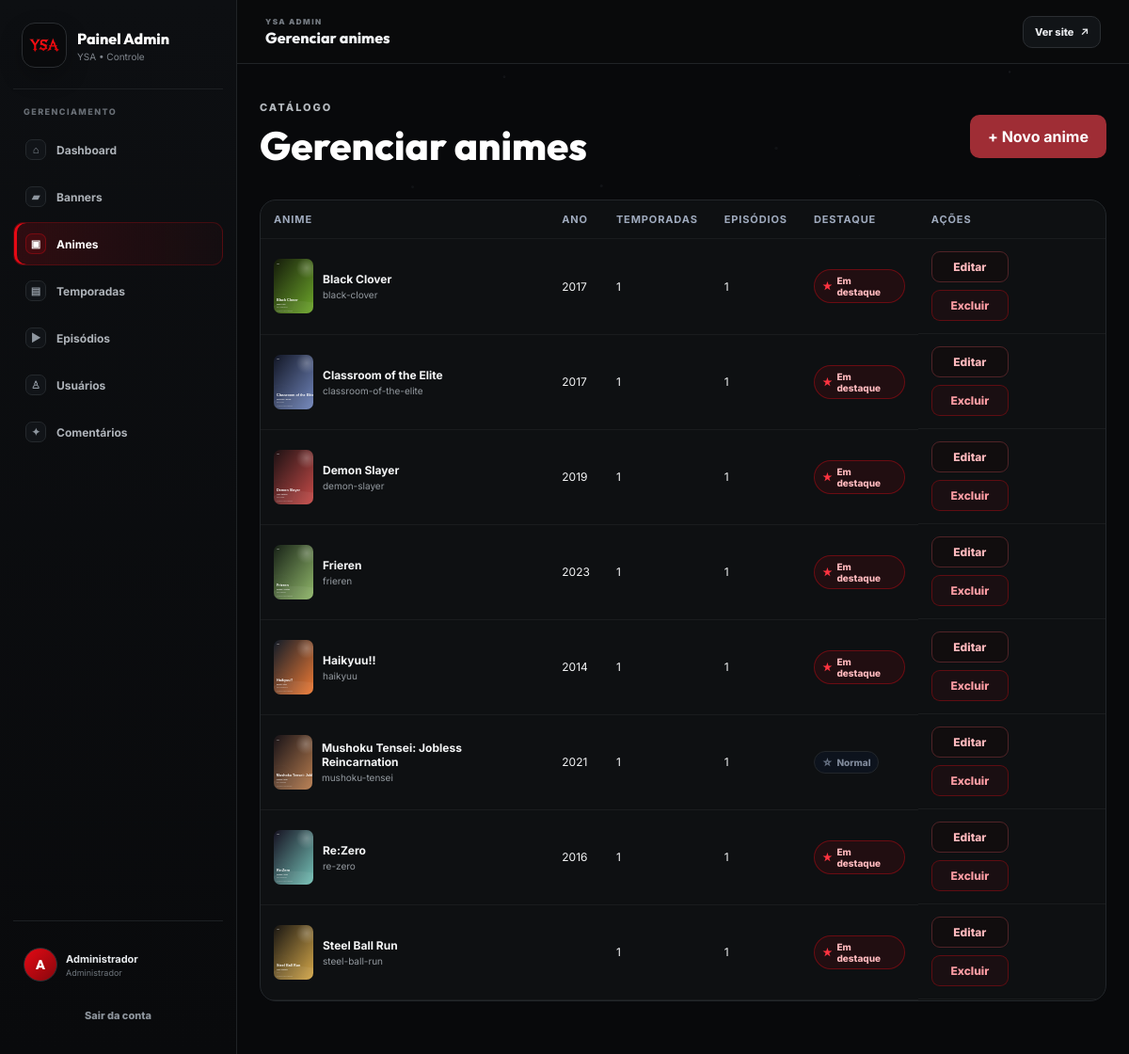
Page /admin/animes.php (signed in) on the committed database.
### tables this page shows
CREATE TABLE usuarios (
    id INT UNSIGNED AUTO_INCREMENT PRIMARY KEY,
    nome VARCHAR(80) NOT NULL,
    email VARCHAR(160) NOT NULL UNIQUE,
    senha VARCHAR(255) NOT NULL,
    senha_criptografada TEXT NULL,
    tipo ENUM('user','admin') NOT NULL DEFAULT 'user',
    criado_em DATETIME NOT NULL DEFAULT CURRENT_TIMESTAMP,
    atualizado_em DATETIME NOT NULL DEFAULT CURRENT_TIMESTAMP ON UPDATE CURRENT_TIMESTAMP,
    foto_perfil VARCHAR(500) NULL,
    INDEX idx_usuario_tipo (tipo)
);

CREATE TABLE animes (
    id INT UNSIGNED AUTO_INCREMENT PRIMARY KEY,
    titulo VARCHAR(180) NOT NULL,
    slug VARCHAR(180) NOT NULL UNIQUE,
    tipo VARCHAR(40) NOT NULL DEFAULT 'Série',
    ano SMALLINT NULL,
    generos VARCHAR(255) NOT NULL,
    estudio VARCHAR(120) NOT NULL,
    sinopse TEXT NULL,
    poster VARCHAR(500) NOT NULL,
    destaque TINYINT(1) NOT NULL DEFAULT 0,
    criado_em DATETIME NOT NULL DEFAULT CURRENT_TIMESTAMP,
    atualizado_em DATETIME NOT NULL DEFAULT CURRENT_TIMESTAMP ON UPDATE CURRENT_TIMESTAMP,
    INDEX idx_anime_destaque (destaque)
);

### includes/database.php (called while the page is built, shortened)
<?php
function db(): PDO
{
    static $pdo = null;
    if ($pdo instanceof PDO) return $pdo;
    $dsn = 'mysql:host=' . DB_HOST . ';port=' . DB_PORT . ';dbname=' . DB_NAME . ';charset=' . DB_CHARSET;
    $pdo = new PDO($dsn, DB_USER, DB_PASS, [
        PDO::ATTR_ERRMODE => PDO::ERRMODE_EXCEPTION,
        PDO::ATTR_DEFAULT_FETCH_MODE => PDO::FETCH_ASSOC,
        PDO::ATTR_EMULATE_PREPARES => false,
    ]);
    return $pdo;
}

### admin/animes.php (the view, shortened to what this page needs)
<?php
require __DIR__.'/../includes/bootstrap.php'; require_admin();
$animes=all_animes(); $pageTitle='Gerenciar animes'; require __DIR__.'/../includes/admin_header.php';
?>
<main class="section container admin-page"><div class="admin-top"><div><span class="section-kicker">CATÁLOGO</span><h1>Gerenciar animes</h1></div><a class="btn btn-primary" href="<?= e(url('admin/anime-form.php')) ?>">+ Novo anime</a></div>
<div class="table-wrap"><table><thead><tr><th>Anime</th><th>Ano</th><th>Temporadas</th><th>Episódios</th><th>Destaque</th><th>Ações</th></tr></thead><tbody><?php foreach($animes as $a): ?><tr><td><div class="table-title"><img src="<?= e(url($a['poster'])) ?>" alt=""><div><strong><?= e($a['titulo']) ?></strong><small><?= e($a['slug']) ?></small></div></div></td><td><?= e((string)$a['ano']) ?></td><td><?= (int)$a['total_temporadas'] ?></td><td><?= (int)$a['total_episodios'] ?></td><td><span class="featured-status <?= $a['destaque']?'on':'off' ?>"><?= $a['destaque']?'Em destaque':'Normal' ?></span></td><td class="actions"><div class="action-buttons"><a class="btn-action edit" href="<?= e(url('admin/anime-form.php?id='.(int)$a['id'])) ?>">Editar</a><form class="action-inline" method="post"><input type="hidden" name="csrf" value="<?= e(csrf_token()) ?>"><input type="hidden" name="delete_id" value="<?= (int)$a['id'] ?>"><button class="btn-action delete" data-delete-label="este anime e todos os dados vinculados" type="submit">Excluir</button></form></div></td></tr><?php endforeach; ?></tbody></table></div></main>
<?php require __DIR__.'/../includes/admin_footer.php'; ?>

### includes/admin_header.php (shortened to what this page needs)
<?php
$pageTitle = $pageTitle ?? 'Painel administrativo';
$user = current_user();
$currentAdminPage = basename($_SERVER['PHP_SELF'] ?? 'index.php');
?>
<!DOCTYPE html>
<html lang="pt-BR" data-base-url="<?= e(rtrim(BASE_URL, '/')) ?>">
<head>
    <link rel="stylesheet" href="<?= e(url('assets/css/style.css')) ?>?v=20261003-banner">
</head>
<body class="admin-body">
<div class="admin-app" id="adminApp">
    <aside class="admin-sidebar" id="adminSidebar">
        <div class="admin-brand">
            <a href="<?= e(url()) ?>" class="admin-brand-logo" title="Voltar ao site">
                <img src="<?= e(url('assets/img/logo-ysa.png')) ?>" alt="YSA — Your Secrect Archive">
            </a>
            <div class="admin-brand-copy">
                <strong>Painel Admin</strong>
                <span>YSA • Controle</span>
            </div>
        </div>
        <nav class="admin-nav" aria-label="Navegação administrativa">
            <span class="admin-nav-label">GERENCIAMENTO</span>
            <a class="admin-nav-link <?= $currentAdminPage==='index.php'?'active':'' ?>" href="<?= e(url('admin/index.php')) ?>"><span class="admin-nav-icon">⌂</span>Dashboard</a>
            <a class="admin-nav-link <?= in_array($currentAdminPage,['banners.php','banner-form.php'],true)?'active':'' ?>" href="<?= e(url('admin/banners.php')) ?>"><span class="admin-nav-icon">▰</span>Banners</a>
            <a class="admin-nav-link <?= in_array($currentAdminPage,['animes.php','anime-form.php'],true)?'active':'' ?>" href="<?= e(url('admin/animes.php')) ?>"><span class="admin-nav-icon">▣</span>Animes</a>
            <a class="admin-nav-link <?= in_array($currentAdminPage,['temporadas.php','temporada-form.php'],true)?'active':'' ?>" href="<?= e(url('admin/temporadas.php')) ?>"><span class="admin-nav-icon">▤</span>Temporadas</a>
            <a class="admin-nav-link <?= in_array($currentAdminPage,['episodios.php','episodio-form.php'],true)?'active':'' ?>" href="<?= e(url('admin/episodios.php')) ?>"><span class="admin-nav-icon">▶</span>Episódios</a>
            <a class="admin-nav-link <?= $currentAdminPage==='usuarios.php'?'active':'' ?>" href="<?= e(url('admin/usuarios.php')) ?>"><span class="admin-nav-icon">♙</span>Usuários</a>
            <a class="admin-nav-link <?= $currentAdminPage==='comentarios.php'?'active':'' ?>" href="<?= e(url('admin/comentarios.php')) ?>"><span class="admin-nav-icon">✦</span>Comentários</a>
        </nav>
        <div class="admin-sidebar-bottom">
            <div class="admin-user-mini">
                <?= avatar_html($user['photo'] ?? null, $user['name'] ?? 'Admin', 'admin-mini-avatar') ?>
                <div><strong><?= e($user['name'] ?? 'Administrador') ?></strong><small>Administrador</small></div>
            </div>
            <a class="admin-logout" href="<?= e(url('logout.php')) ?>">Sair da conta</a>
        </div>
    </aside>
    <section class="admin-workspace">
        <header class="admin-topbar">
            <div class="admin-topbar-left">
                <div>
                    <span class="admin-topbar-kicker">YSA ADMIN</span>
                    <strong><?= e($pageTitle) ?></strong>
                </div>
            </div>
            <a class="admin-view-site" href="<?= e(url()) ?>">Ver site <span>↗</span></a>
        </header>

### includes/functions.php (shortened to what this page needs)
<?php
require_once __DIR__ . '/database.php';
function e(?string $value): string { return htmlspecialchars((string)$value, ENT_QUOTES, 'UTF-8'); }
function url(string $path = ''): string {
    $base = rtrim(BASE_URL, '/');
    if ($path === '') return $base . '/';
    $path = str_replace('\\', '/', $path);
    return $base . '/' . ltrim($path, '/');
}
function current_user(): ?array { return $_SESSION['user'] ?? null; }
function is_admin(): bool {
    $u = current_user();
    $stmt = db()->prepare('SELECT id, nome, email, tipo, foto_perfil FROM usuarios WHERE id = ? LIMIT 1');
    $stmt->execute([(int)$u['id']]);
    $found = $stmt->fetch();
    return $found['tipo'] === 'admin';
}
function require_admin(): void {
    if (!is_admin()) { flash('error', 'Acesso restrito ao administrador.'); redirect('pages/login.php'); }
}
function all_animes(): array {
    $sql = "SELECT a.*, COUNT(e.id) total_episodios, COUNT(DISTINCT t.id) total_temporadas
            FROM animes a
            LEFT JOIN temporadas t ON t.anime_id=a.id
            LEFT JOIN episodios e ON e.temporada_id=t.id
            GROUP BY a.id
            ORDER BY a.titulo ASC";
    return db()->query($sql)->fetchAll();
}
function avatar_html(?string $photo, string $name, string $class = 'avatar'): string {
    $photo = trim((string)$photo);
    $initial = e(strtoupper(mb_substr($name, 0, 1, 'UTF-8')));
    return '<div class="' . e($class) . ' avatar-fallback" aria-hidden="true">' . $initial . '</div>';
}

### rows in the picture
usuarios: nome "A", nome "Administrador"
animes: poster (picture), titulo "Black Clover", slug "black-clover", ano "2017", total_temporadas "1", total_episodios "1", destaque "Em destaque"
animes: poster (picture), titulo "Classroom of the Elite", slug "classroom-of-the-elite", ano "2017", total_temporadas "1", total_episodios "1", destaque "Em destaque"
animes: poster (picture), titulo "Demon Slayer", slug "demon-slayer", ano "2019", total_temporadas "1", total_episodios "1", destaque "Em destaque"
animes: poster (picture), titulo "Frieren", slug "frieren", ano "2023", total_temporadas "1", total_episodios "1", destaque "Em destaque"
animes: poster (picture), titulo "Haikyuu!!", slug "haikyuu", ano "2014", total_temporadas "1", total_episodios "1", destaque "Em destaque"
animes: poster (picture), titulo "Mushoku Tensei: Jobless Reincarnation", slug "mushoku-tensei", ano "2021", total_temporadas "1", total_episodios "1", destaque "Normal"
animes: poster (picture), titulo "Re:Zero", slug "re-zero", ano "2016", total_temporadas "1", total_episodios "1", destaque "Em destaque"
animes: poster (picture), titulo "Steel Ball Run", slug "steel-ball-run", total_temporadas "1", total_episodios "1", destaque "Em destaque"

### other values in the picture
$pageTitle "Gerenciar animes"
